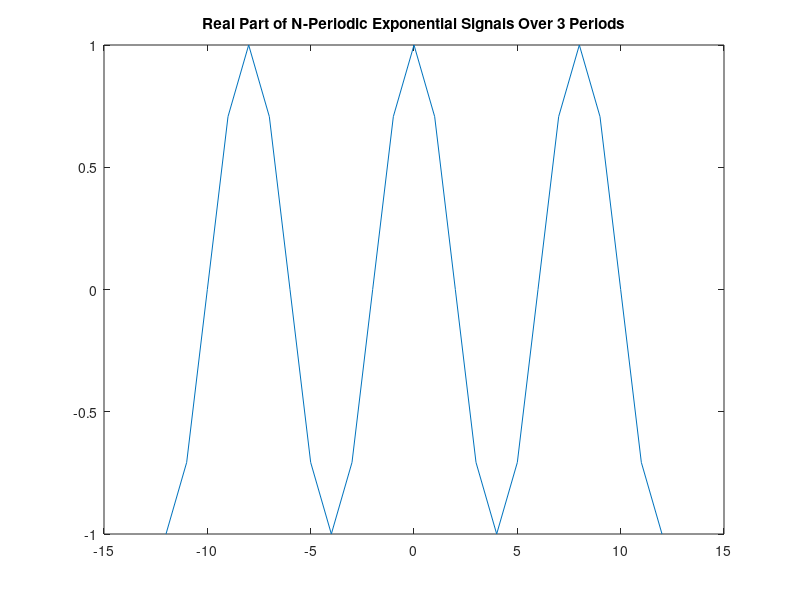
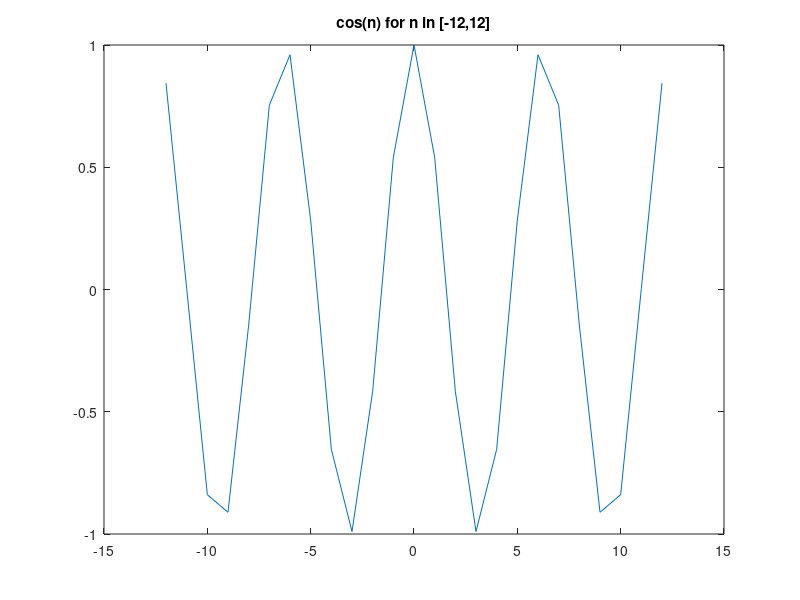
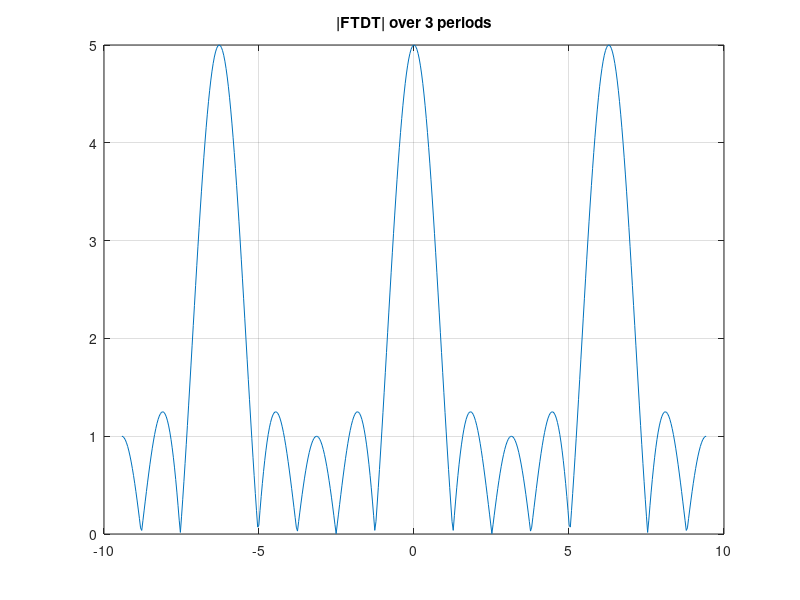
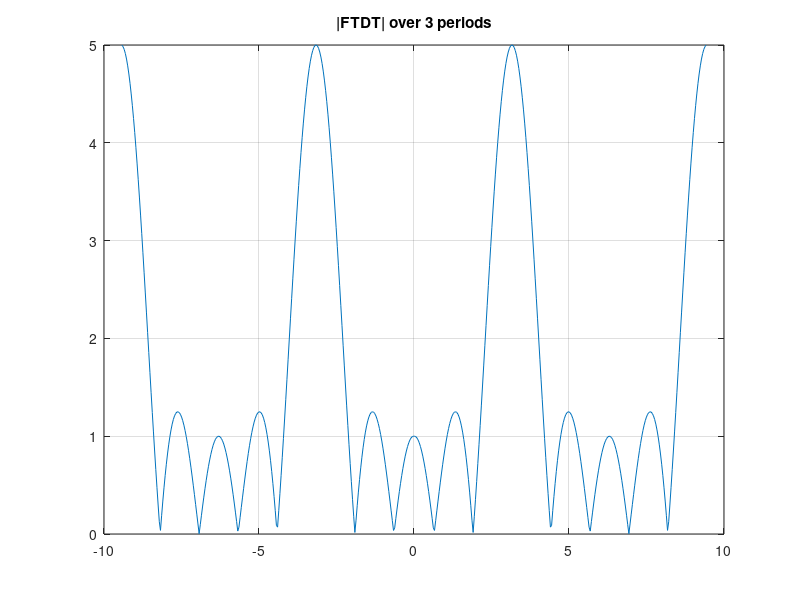

The MATLAB source for these figures, in order: (Note: this script raises an error after producing the figures.)
% Exercise 7

%% 4

N = 8;  % Period N
n = (-3*N)/2:(3*N)/2;  % Values of n from 0 to N-1
w = 2*pi/N;  % Frequency parameter

fr = cos(w * n);

figure
plot(n, fr)
title('Real Part of N-Periodic Exponential Signals Over 3 Periods');

%% 5

n = -12:12
fn = cos(n)
figure
plot(n, fn)
title('cos(n) for n in [-12,12]');

% Exercise 8

%%1

% FTDT
Ff = @(nu) e.^(-2*i*nu).*(sin(5*nu/2)./sin(nu/2))
nu = linspace(-3*pi,3*pi,500);

figure
plot(nu, abs(Ff(nu)))
hold on
grid
title(" |FTDT| over 3 periods ")

figure
plot(nu, fftshift(abs(Ff(nu))))
hold on
grid
title(" |FTDT| over 3 periods ")


figure
plot(nu, arg(Ff(nu)))
hold on
grid
title(" Arg(FTDT) over 3 periods ")


%% 2

% definition of f[n]
n = -10:20 ;
support = [0:10]
f = (n >=support(1)) & (n<=support(end))


figure
axis([-10,20,0,2])
hold on
grid
stem(n,f,"r")
title('Signal f')

%% 3

fp = ones(size(support));
N = length(fp) % length N = 5

figure
axis([-10,20,0,2])
hold on
stem(n,ones(size(n)),"r")
title('Signal fp, period 5')

%% 4

DFf = fft(fp)
DFf_long = zeros(size(n));
DFf_long(11:11+N-1) = DFf;

figure
DFfp_long = [ repmat( DFf, 1,6) , 5];
stem(n,DFfp_long,'r')
title('FT of fp')

figure
stem(n,DFf_long,'r')
hold on
title('FT of finite f')

figure
DFfp_long = [ repmat( DFf, 1,6) , 5];
stem(n,DFfp_long,'r')
title('FT of fp')

%% 5

% Fourier transform in discrete time
Ff = @(nu) e.^(-2*i*nu).*(sin(5*nu/2)./sin(nu/2))

nu = linspace(-10,20,2000);
Ff_sa = abs( Ff(2*pi*nu/N) ) ;


figure
stem(n,DFf_long,'r')
hold on
plot(nu, Ff_sa,"k")
legend("|DFT|","|FT|")
title("Finite discrete signal")

figure
stem(n,DFfp_long,'r')
hold on
plot(nu, Ff_sa,"k")
legend("|DFT|","|FT|")
title("Periodic discrete signal")

Ff_sp = arg( Ff(2*pi*nu/N) ) ;

figure
stem(n,arg(DFf_long),'r')
hold on
plot(nu, Ff_sp,"k")
legend("arg(DFT)","arg(FT)")
title("Finite discrete signal")

figure
stem(n,arg(DFfp_long),'r')
hold on
plot(nu, Ff_sp,"k")
legend("arg(DFT)","arg(FT)")
title("Periodic discrete signal")

%% 6

fp = [ ones(size(support)) zeros(1,5)]
N = length(fp) % length N = 10

%% this defines the signal
%% adpating the previous gives the r

nu = linspace(-10,20,2000);

figure
axis([-10,20,0,2])
hold on
stem(n,[repmat(fp,1,3), 1],"r")
title('Signal fp, period 10')

%% Exercicve 9


 %%% Commands which center the DFT around 0 (low) frequency
 %%% This is also done by the   fftshift command
 N = 10
 n = [0:N-1]
 nc = [ -N/2 : N/2-1]
 floor(N/2)
 floor((N-1)/2)


 N = 11
 n = [0:N-1]
 nc = [ -(N-1)/2 : (N-1)/2 ]
 floor(N/2)
 floor((N-1)/2)



 %%1
 f = repmat( [0 1], 1, 32);
 N = length(f)
 n = 0:N-1;
 nc = -floor(N/2):floor((N-1)/2)

 figure
 stem(n,f)


 %% 2
 DFf_a = abs(fft(f));
 figure
 subplot(1,2,1)
 stem(n,DFf_a)
 title('ABS FFT')
 subplot(1,2,2)
 stem(nc,fftshift(DFf_a))
 title('SHIFTED ABS FFT')

 %%
 %% if length N is odd

 f1 = [f,0];
 N = length(f1)
 n = 0:N-1;
 nc = -floor(N/2):floor((N-1)/2)

 figure
 stem(n,f1)

 DFf_a = abs(fft(f1));
 figure
 subplot(1,2,1)
 stem(n,DFf_a)
 title('ABS FFT')
 subplot(1,2,2)
 stem(nc,fftshift(DFf_a))
 title('SHIFTED ABS FFT')

 %%%%  zero-padding to get better sampling of FTDT

 flong = [f,zeros(size(f)), zeros(size(f))];
 N = length(flong)
 n = 0:N-1;
 nc = -floor(N/2):floor((N-1)/2)

 DFf_a = abs(fft(flong));
 figure
 subplot(1,2,1)
 stem(n,DFf_a)
 title('ABS FFT')
 subplot(1,2,2)
 stem(nc,fftshift(DFf_a))
 title('SHIFTED ABS FFT')

  %%% 3
 f = repmat( [0 0  1 1 ], 1, 16);

 %%% and so on...
